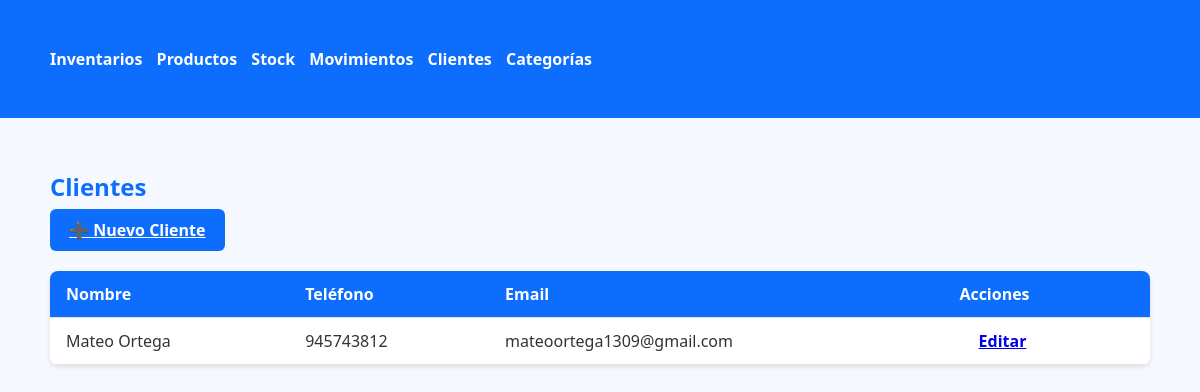
Before: /clients with the older database file.
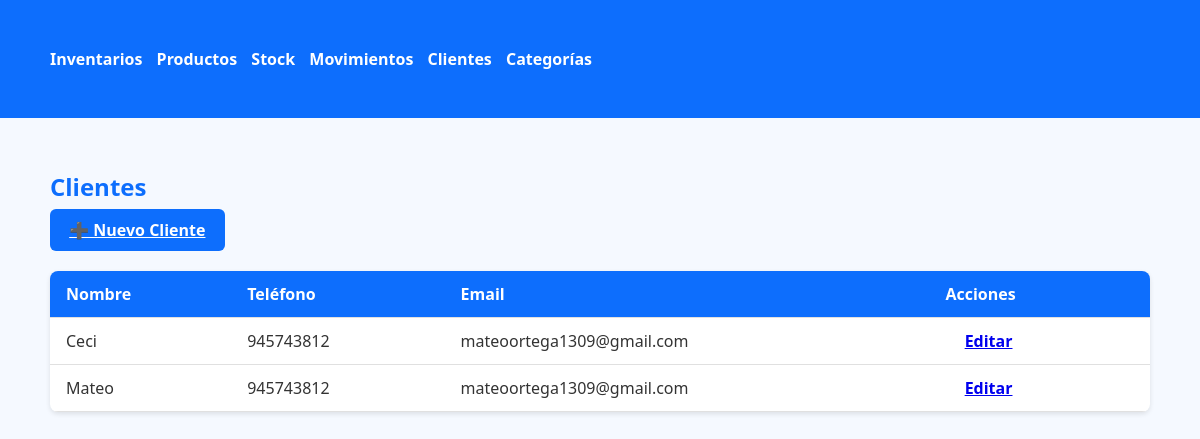
After: the same page with the newer database file.
### app.py (models this page shows)
class Client(db.Model):
    id = db.Column(db.Integer, primary_key=True)
    name = db.Column(db.String(100), nullable=False)
    phone = db.Column(db.String(50))
    email = db.Column(db.String(100))
    created_at = db.Column(db.DateTime, default=datetime.utcnow)

### app.py (the view)
@app.route('/clients')
def clients():
    clients = Client.query.order_by(Client.name).all()
    return render_template('clients.html', clients=clients)

### templates/clients.html
{% extends "base.html" %}
{% block content %}
<h2>Clientes</h2>
<a href="{{ url_for('new_client') }}" class="btn btn-primary mb-3">➕ Nuevo Cliente</a>
<table class="table table-bordered">
    <thead>
        <tr>
            <th>Nombre</th>
            <th>Teléfono</th>
            <th>Email</th>
            <th>Acciones</th>
        </tr>
    </thead>
    <tbody>
    {% for client in clients %}
        <tr>
            <td>{{ client.name }}</td>
            <td>{{ client.phone or '-' }}</td>
            <td>{{ client.email or '-' }}</td>
            <td>
                <a href="{{ url_for('edit_client', client_id=client.id) }}" class="btn btn-sm btn-warning">Editar</a>
            </td>
        </tr>
    {% else %}
        <tr><td colspan="4" class="text-center">No hay clientes registrados</td></tr>
    {% endfor %}
    </tbody>
</table>
{% endblock %}

Changed rows visible on the page:
added Client: name "Ceci", phone "945743812", email "mateoortega1309@gmail.com"
changed Client: name "Mateo Ortega" → "Mateo"
